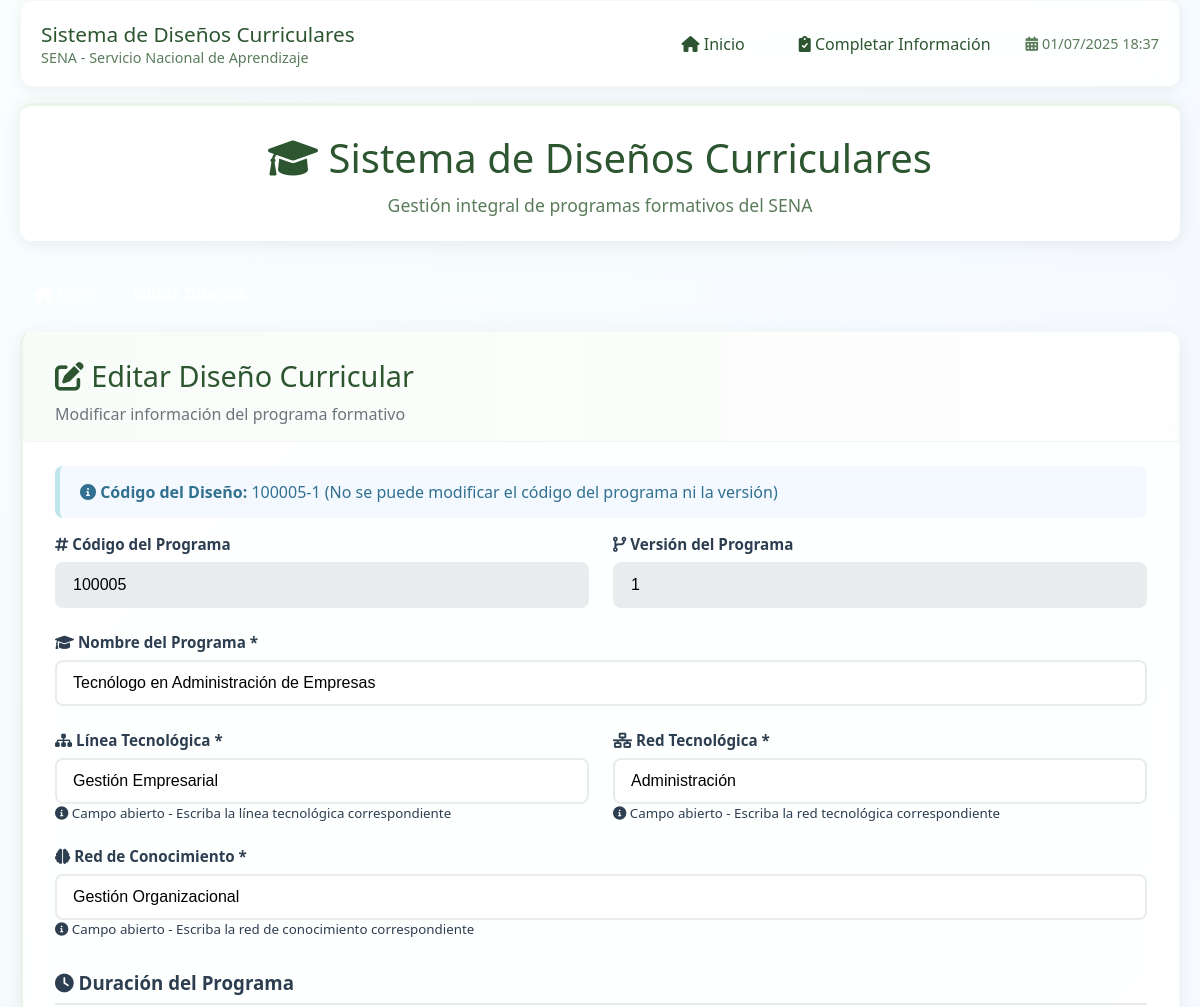
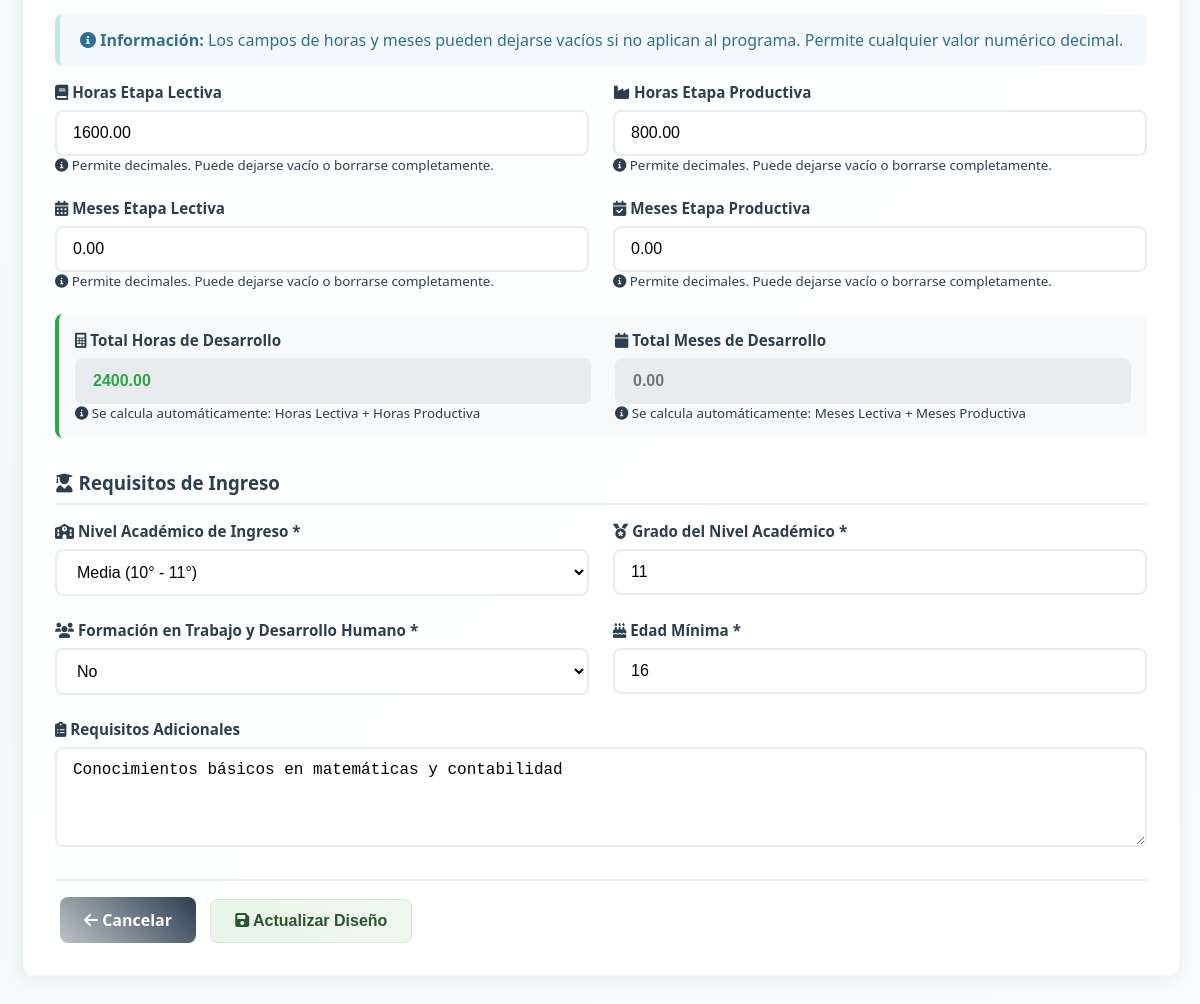
The app's page /?accion=editar&tipo=disenos&codigo=100005-1 with its own data (2 pictures, top to bottom).
### sql/conexion.php (called while the page is built, shortened)
<?php
class Conexion {
    private $host = 'localhost';
    private $dbname = 'appscide_disenos_curriculares';
    private $user = 'appscide_Administrador';
    private $password = 'E8oUxamqQTwtM8MrKf#LrqtxJ3p';
    private $port = 3306;
    private $charset = 'utf8mb4';
    private $conexion;
    public function __construct() {
        try {
            $dsn = "mysql:host=$this->host;port=$this->port;dbname=$this->dbname;charset=$this->charset";
            $this->conexion = new PDO($dsn, $this->user, $this->password);
            $this->conexion->setAttribute(PDO::ATTR_ERRMODE, PDO::ERRMODE_EXCEPTION);
            $this->conexion->exec("SET NAMES 'utf8mb4' COLLATE 'utf8mb4_unicode_ci'");
        } catch (PDOException $e) {
            echo 'Error de conexión: ' . $e->getMessage();
        }
    }
    public function obtenerConexion() {
        return $this->conexion;
    }
}
?>

### math/forms/metodosDisenos.php (called while the page is built, shortened)
<?php
require_once __DIR__ . '/../../sql/conexion.php';
class MetodosDisenos extends Conexion {
    private $conexion;
    public function __construct() {
        $this->conexion = new Conexion();
        $this->conexion = $this->conexion->obtenerConexion();
    }
    public function obtenerDiseñoPorCodigo($codigoDiseño) {
        try {
            $stmt = $this->conexion->prepare("SELECT * FROM diseños WHERE codigoDiseño = ?");
            $stmt->execute([$codigoDiseño]);
            return $stmt->fetch(PDO::FETCH_ASSOC);
        } catch (PDOException $e) {
            throw new Exception("Error al obtener diseño: " . $e->getMessage());
        }
    }
}
?>

### app/forms/vistas/editar_disenos.php (the view, shortened to what this page needs)
<div class="card-header">
    <h2 class="card-title"><i class="fas fa-edit"></i> Editar Diseño Curricular</h2>
    <p class="card-subtitle">Modificar información del programa formativo</p>
</div>
<?php if (!$diseño_actual): ?>
    <div class="alert alert-danger">
        <i class="fas fa-exclamation-triangle"></i>
        No se encontró el diseño curricular especificado.
    </div>
    <a href="?accion=listar" class="btn btn-primary">
        <i class="fas fa-arrow-left"></i> Volver al listado
    </a>
<?php else: ?>
<form method="POST" id="formEditarDiseño">
    <div class="alert alert-info">
        <i class="fas fa-info-circle"></i>
        <strong>Código del Diseño:</strong> <?php echo htmlspecialchars($diseño_actual['codigoDiseño'] ?? ''); ?>
        (No se puede modificar el código del programa ni la versión)
    </div>
    <div class="form-row">
        <div class="form-group">
            <label><i class="fas fa-hashtag"></i> Código del Programa</label>
            <input type="text" class="form-control" readonly
                   value="<?php echo htmlspecialchars($diseño_actual['codigoPrograma'] ?? ''); ?>"
                   style="background: #e9ecef;">
        </div>
        <div class="form-group">
            <label><i class="fas fa-code-branch"></i> Versión del Programa</label>
            <input type="text" class="form-control" readonly
                   value="<?php echo htmlspecialchars($diseño_actual['versionPrograma'] ?? ''); ?>"
                   style="background: #e9ecef;">
        </div>
    </div>
    <div class="form-row">
        <div class="form-group" style="grid-column: 1 / -1;">
            <label for="nombrePrograma"><i class="fas fa-graduation-cap"></i> Nombre del Programa *</label>
            <input type="text" id="nombrePrograma" name="nombrePrograma" class="form-control" required
                   value="<?php echo htmlspecialchars($diseño_actual['nombrePrograma'] ?? ''); ?>"
                   placeholder="Ejemplo: Tecnólogo en Desarrollo de Software">
        </div>
    </div>
    <div class="form-row">
        <div class="form-group">
            <label for="lineaTecnologica"><i class="fas fa-sitemap"></i> Línea Tecnológica *</label>
            <input type="text" id="lineaTecnologica" name="lineaTecnologica" class="form-control" required
                   value="<?php echo htmlspecialchars($diseño_actual['lineaTecnologica'] ?? ''); ?>"
                   placeholder="Ejemplo: Tecnologías de la Información y las Comunicaciones">
            <small class="text-muted">
                <i class="fas fa-info-circle"></i> Campo abierto - Escriba la línea tecnológica correspondiente
            </small>
        </div>
        <div class="form-group">
            <label for="redTecnologica"><i class="fas fa-network-wired"></i> Red Tecnológica *</label>
            <input type="text" id="redTecnologica" name="redTecnologica" class="form-control" required
                   value="<?php echo htmlspecialchars($diseño_actual['redTecnologica'] ?? ''); ?>"
                   placeholder="Ejemplo: Tecnologías de la Información y las Comunicaciones">
            <small class="text-muted">
                <i class="fas fa-info-circle"></i> Campo abierto - Escriba la red tecnológica correspondiente
            </small>
        </div>
    </div>
    <div class="form-row">
        <div class="form-group" style="grid-column: 1 / -1;">
            <label for="redConocimiento"><i class="fas fa-brain"></i> Red de Conocimiento *</label>
            <input type="text" id="redConocimiento" name="redConocimiento" class="form-control" required
                   value="<?php echo htmlspecialchars($diseño_actual['redConocimiento'] ?? ''); ?>"
                   placeholder="Ejemplo: Red de Conocimiento en Tecnologías de la Información">
            <small class="text-muted">
                <i class="fas fa-info-circle"></i> Campo abierto - Escriba la red de conocimiento correspondiente
            </small>
        </div>
    </div>
    <h3 style="margin: 2rem 0 1rem 0; color: #2c3e50; border-bottom: 2px solid #e9ecef; padding-bottom: 0.5rem;">
        <i class="fas fa-clock"></i> Duración del Programa
    </h3>
    <div class="alert alert-info" style="margin-bottom: 1rem;">
        <i class="fas fa-info-circle"></i>
        <strong>Información:</strong> Los campos de horas y meses pueden dejarse vacíos si no aplican al programa. Permite cualquier valor numérico decimal.
    </div>
    <div class="form-row">
        <div class="form-group">
            <label for="horasDesarrolloLectiva"><i class="fas fa-book"></i> Horas Etapa Lectiva</label>
            <input type="text" id="horasDesarrolloLectiva" name="horasDesarrolloLectiva" class="form-control"
                   value="<?php echo htmlspecialchars($diseño_actual['horasDesarrolloLectiva'] ?? ''); ?>"
                   placeholder="Ejemplo: 1440.50 (puede dejarse vacío)"
                   pattern="^$|^\d*\.?\d+$" title="Ingrese un número decimal válido o deje vacío">
            <small class="text-muted">
                <i class="fas fa-info-circle"></i> Permite decimales. Puede dejarse vacío o borrarse completamente.
            </small>
        </div>
        <div class="form-group">
            <label for="horasDesarrolloProductiva"><i class="fas fa-industry"></i> Horas Etapa Productiva</label>
            <input type="text" id="horasDesarrolloProductiva" name="horasDesarrolloProductiva" class="form-control"
                   value="<?php echo htmlspecialchars($diseño_actual['horasDesarrolloProductiva'] ?? ''); ?>"
                   placeholder="Ejemplo: 880.75 (puede dejarse vacío)"
                   pattern="^$|^\d*\.?\d+$" title="Ingrese un número decimal válido o deje vacío">
            <small class="text-muted">
                <i class="fas fa-info-circle"></i> Permite decimales. Puede dejarse vacío o borrarse completamente.
            </small>
        </div>
    </div>
    <div class="form-row">
        <div class="form-group">
            <label for="mesesDesarrolloLectiva"><i class="fas fa-calendar-alt"></i> Meses Etapa Lectiva</label>
            <input type="text" id="mesesDesarrolloLectiva" name="mesesDesarrolloLectiva" class="form-control"
                   value="<?php echo htmlspecialchars($diseño_actual['mesesDesarrolloLectiva'] ?? ''); ?>"
                   placeholder="Ejemplo: 18.5 (puede dejarse vacío)"
                   pattern="^$|^\d*\.?\d+$" title="Ingrese un número decimal válido o deje vacío">
            <small class="text-muted">
                <i class="fas fa-info-circle"></i> Permite decimales. Puede dejarse vacío o borrarse completamente.
            </small>
        </div>
        <div class="form-group">
            <label for="mesesDesarrolloProductiva"><i class="fas fa-calendar-check"></i> Meses Etapa Productiva</label>
            <input type="text" id="mesesDesarrolloProductiva" name="mesesDesarrolloProductiva" class="form-control"
                   value="<?php echo htmlspecialchars($diseño_actual['mesesDesarrolloProductiva'] ?? ''); ?>"
                   placeholder="Ejemplo: 6.0 (puede dejarse vacío)"
                   pattern="^$|^\d*\.?\d+$" title="Ingrese un número decimal válido o deje vacío">
            <small class="text-muted">
                <i class="fas fa-info-circle"></i> Permite decimales. Puede dejarse vacío o borrarse completamente.
            </small>
        </div>
    </div>
    <div class="form-row" style="background: #f8f9fa; padding: 1rem; border-radius: 8px; margin: 1rem 0; border-left: 4px solid #28a745;">
        <div class="form-group">
            <label><i class="fas fa-calculator"></i> Total Horas de Desarrollo</label>
            <input type="text" id="totalHoras" name="horasDesarrolloDiseño" class="form-control" readonly
                   value="<?php echo number_format($diseño_actual['horasDesarrolloDiseño'] ?? 0, 2); ?>"
                   style="background: #e9ecef; font-weight: bold; color: #28a745;">
            <small class="text-muted">
                <i class="fas fa-info-circle"></i> Se calcula automáticamente: Horas Lectiva + Horas Productiva
            </small>
        </div>
        <div class="form-group">
            <label><i class="fas fa-calendar"></i> Total Meses de Desarrollo</label>
            <input type="text" id="totalMeses" name="mesesDesarrolloDiseño" class="form-control" readonly
                   value="<?php echo number_format($diseño_actual['mesesDesarrolloDiseño'] ?? 0, 2); ?>"
                   style="background: #e9ecef; font-weight: bold; color: #28a745;">
            <small class="text-muted">
                <i class="fas fa-info-circle"></i> Se calcula automáticamente: Meses Lectiva + Meses Productiva
            </small>
        </div>
    </div>
    <h3 style="margin: 2rem 0 1rem 0; color: #2c3e50; border-bottom: 2px solid #e9ecef; padding-bottom: 0.5rem;">
        <i class="fas fa-user-graduate"></i> Requisitos de Ingreso
    </h3>
    <div class="form-row">
        <div class="form-group">
            <label for="nivelAcademicoIngreso"><i class="fas fa-school"></i> Nivel Académico de Ingreso *</label>
            <select id="nivelAcademicoIngreso" name="nivelAcademicoIngreso" class="form-control" required>
                <option value="Media" <?php echo ($diseño_actual['nivelAcademicoIngreso'] ?? '') === 'Media' ? 'selected' : ''; ?>>Media (10° - 11°)</option>
            </select>
        </div>
        <div class="form-group">
            <label for="gradoNivelAcademico"><i class="fas fa-medal"></i> Grado del Nivel Académico *</label>
            <input type="number" id="gradoNivelAcademico" name="gradoNivelAcademico" class="form-control" required
                   min="1" max="15" value="<?php echo htmlspecialchars($diseño_actual['gradoNivelAcademico'] ?? ''); ?>">
        </div>
    </div>
    <div class="form-row">
        <div class="form-group">
            <label for="formacionTrabajoDesarrolloHumano"><i class="fas fa-users"></i> Formación en Trabajo y Desarrollo Humano *</label>
            <select id="formacionTrabajoDesarrolloHumano" name="formacionTrabajoDesarrolloHumano" class="form-control" required>
                <option value="No" <?php echo ($diseño_actual['formacionTrabajoDesarrolloHumano'] ?? '') === 'No' ? 'selected' : ''; ?>>No</option>
            </select>
        </div>
        <div class="form-group">
            <label for="edadMinima"><i class="fas fa-birthday-cake"></i> Edad Mínima *</label>
            <input type="number" id="edadMinima" name="edadMinima" class="form-control" required
                   min="14" max="80" value="<?php echo htmlspecialchars($diseño_actual['edadMinima'] ?? ''); ?>">
        </div>
    </div>
    <div class="form-row">
        <div class="form-group" style="grid-column: 1 / -1;">
            <label for="requisitosAdicionales"><i class="fas fa-clipboard-list"></i> Requisitos Adicionales</label>
            <textarea id="requisitosAdicionales" name="requisitosAdicionales" class="form-control" rows="4"
                      placeholder="Describe cualquier requisito adicional para el ingreso al programa..."><?php echo htmlspecialchars($diseño_actual['requisitosAdicionales'] ?? ''); ?></textarea>
        </div>
    </div>
    <div class="flex-between" style="margin-top: 2rem; padding-top: 1rem; border-top: 2px solid #e9ecef;">
        <a href="?accion=listar" class="btn btn-secondary">
            <i class="fas fa-arrow-left"></i> Cancelar
        </a>
        <button type="submit" class="btn btn-success">
            <i class="fas fa-save"></i> Actualizar Diseño
        </button>
    </div>
</form>
<?php endif; ?>

### assets/css/forms/estilosPrincipales.css (style rules this page uses)
* { margin: 0; padding: 0; box-sizing: border-box; }
body { font-family: 'Segoe UI', Tahoma, Geneva, Verdana, sans-serif; background: linear-gradient(135deg, #f8fffe 0%, #f5f9ff 50%, #fafbff 100%); min-height: 100vh; color: #2c3e50; }
.card-header { border-bottom: 1px solid #f0f8f0; padding-bottom: 1rem; margin-bottom: 1.5rem; background: linear-gradient(90deg, rgba(232, 245, 232, 0.3), rgba(245, 250, 245, 0.1)); margin: -2rem -2rem 1.5rem -2rem; padding: 1.5rem 2rem 1rem 2rem; border-radius: 12px 12px 0 0; }
.card-title { font-size: 1.8rem; color: #2c5530; font-weight: 500; margin-bottom: 0.5rem; }
.card-subtitle { color: #6c757d; font-size: 1rem; }
.form-row { display: grid; grid-template-columns: repeat(auto-fit, minmax(300px, 1fr)); gap: 1.5rem; margin-bottom: 1.5rem; }
.form-group { display: flex; flex-direction: column; }
.form-group label { font-weight: 600; color: #2c3e50; margin-bottom: 0.5rem; font-size: 0.95rem; }
.form-control { padding: 12px 16px; border: 2px solid #e9ecef; border-radius: 8px; font-size: 1rem; transition: all 0.3s ease; background: white; }
textarea.form-control { resize: vertical; min-height: 100px; }
.btn { padding: 12px 24px; border: none; border-radius: 8px; font-size: 1rem; font-weight: 600; cursor: pointer; transition: all 0.3s ease; text-decoration: none; display: inline-block; text-align: center; margin: 0 5px; }
.btn-success { background: linear-gradient(45deg, #e8f5e8, #f0f8f0); color: #2c5530; border: 1px solid rgba(44, 85, 48, 0.1); }
.btn-secondary { background: linear-gradient(45deg, #bdc3c7, #2c3e50); color: white; }
.alert { padding: 15px 20px; border-radius: 8px; margin-bottom: 1rem; border-left: 5px solid; }
.alert-info { background: rgba(240, 248, 255, 0.8); color: #31708f; border-color: #bee5eb; }

### records on screen
diseños: codigoDiseño "100005-1", codigoPrograma "100005", versionPrograma "1", nombrePrograma "Tecnólogo en Administración de Empresas", lineaTecnologica "Gestión Empresarial", redTecnologica "Administración", redConocimiento "Gestión Organizacional", horasDesarrolloLectiva "1600.00", horasDesarrolloProductiva "800.00", mesesDesarrolloLectiva "0.00", mesesDesarrolloProductiva "0.00", horasDesarrolloDiseño "2400.00", mesesDesarrolloDiseño "0.00", nivelAcademicoIngreso "Media (10° - 11°)", gradoNivelAcademico "11", formacionTrabajoDesarrolloHumano "No", edadMinima "16", requisitosAdicionales "Conocimientos básicos en matemáticas y contabilidad"
